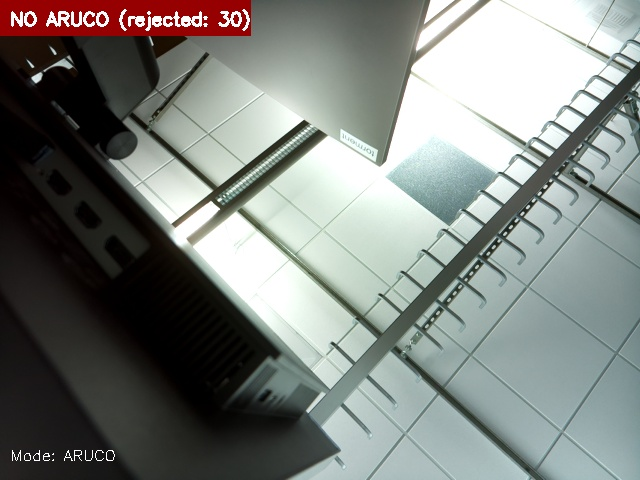
#> input picture test_frame_startup.jpg, 640 x 480 px
$ python -i camera.py   (imports and definitions only)
#> lines starting #> are read from the running program, lines starting #| are printed output that depends on the picture; after the words box and inside, x2 and y2 are one past the last pixel; in counts of white or black regions, pixels touching at a corner belong together
#> further down, picture is the input picture: shape (480, 640, 3); mean B, G, R 125.9, 130, 125.8
# camera.py
import cv2
import numpy as np
import time
from picamera2 import Picamera2

class Camera:
    def __init__(self, width=640, height=480):
        """Initialize the camera and detection settings."""
        self.width = width
        self.height = height
        self.camera = None
        self.running = False
        self.last_frame = None
        self.last_detection = None

        # Detection parameters
        self.threshold_value = 127
        self.min_area = 1000
        self.aspect_ratio_min = 0.8
        self.aspect_ratio_max = 1.2

    # [22 lines left out: functions start, stop, not called in this run]

    # def detect_box(self, frame):
    #     """Detect a box in the given frame."""
    #     # Make a copy for drawing
    #     output_frame = frame.copy()

    #     # Convert to grayscale
    #     gray = cv2.cvtColor(frame, cv2.COLOR_BGR2GRAY)

    #     # Apply thresholding
    #     _, thresh = cv2.threshold(gray, self.threshold_value, 255, cv2.THRESH_BINARY)

    #     # Find contours
    #     contours, _ = cv2.findContours(thresh, cv2.RETR_EXTERNAL, cv2.CHAIN_APPROX_SIMPLE)

    #     # Result variables
    #     found = False
    #     center = None
    #     bbox = None

    #     # Find largest contour
    #     if contours:
    #         largest_contour = max(contours, key=cv2.contourArea)

    #         # Approximate the contour
    #         perimeter = cv2.arcLength(largest_contour, True)
    #         approx = cv2.approxPolyDP(largest_contour, 0.04 * perimeter, True)

    #         # If it has 4 points, it's likely our box
    #         if len(approx) == 4:
    #             # Get coordinates
    #             x, y, w, h = cv2.boundingRect(approx)
    #             area = cv2.contourArea(largest_contour)
    #             aspect_ratio = float(w) / h

    #             # If it meets our criteria
    #             if (self.aspect_ratio_min <= aspect_ratio <= self.aspect_ratio_max and
    #                 area >= self.min_area):

    #                 center = (x + w//2, y + h//2)
    #                 bbox = (x, y, w, h)
    #                 found = True

    #                 # Draw on the output frame
    #                 cv2.drawContours(output_frame, [approx], 0, (0, 255, 0), 3)
    #                 cv2.circle(output_frame, center, 5, (0, 0, 255), -1)
    #                 cv2.putText(output_frame, f"Box: ({center[0]}, {center[1]})",
    #                            (x, y-10), cv2.FONT_HERSHEY_SIMPLEX, 0.5, (0, 0, 255), 2)

    #                 # Save detection info
    #                 self.last_detection = {
    #                     'center': center,
    #                     'bbox': bbox,
    #                     'timestamp': time.time()
    #                 }

    #     # Add debug info to the frame
    #     cv2.putText(output_frame, f"Threshold: {self.threshold_value}", (10, 20),
    #                cv2.FONT_HERSHEY_SIMPLEX, 0.5, (255, 255, 255), 2)

    #     # Overlay threshold image in small corner for debugging
    #     small_thresh = cv2.resize(cv2.cvtColor(thresh, cv2.COLOR_GRAY2BGR),
    #                              (160, 120))
    #     output_frame[10:10+120, output_frame.shape[1]-160-10:output_frame.shape[1]-10] = small_thresh

    #     return found, output_frame, center, bbox

    def detect_box(self, frame):
        """Detect a box in the given frame with enhanced visualization."""
        # Make a copy for drawing
        output_frame = frame.copy()

        # Convert to grayscale
        gray = cv2.cvtColor(frame, cv2.COLOR_BGR2GRAY)
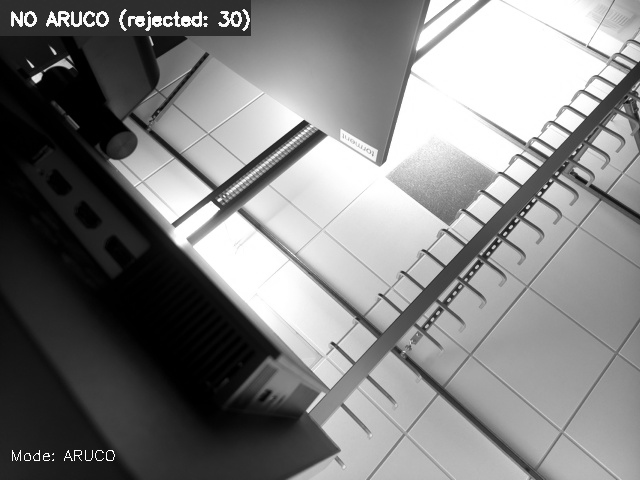
#> gray: shape (480, 640); min 0, max 255, mean 128.3

        # Apply thresholding
        _, thresh = cv2.threshold(gray, self.threshold_value, 255, cv2.THRESH_BINARY)
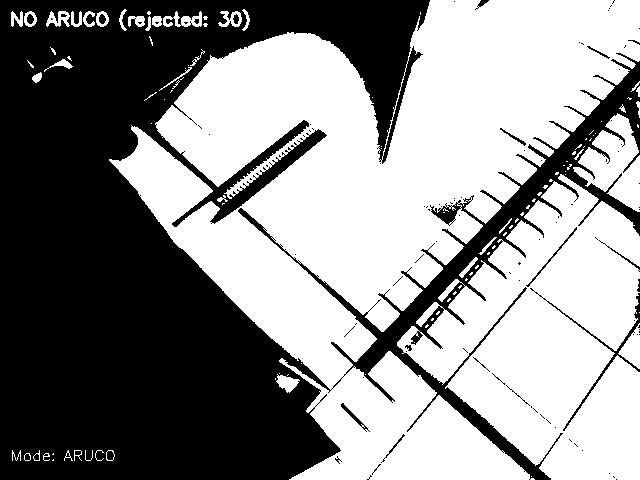
#> thresh: shape (480, 640); 55.1% white; 101 black regions (85 under 20 px)

        # Find contours
        contours, _ = cv2.findContours(thresh, cv2.RETR_EXTERNAL, cv2.CHAIN_APPROX_SIMPLE)
#> contours = 106 contours, 78 with area under 20; largest, box (x1, y1, x2, y2) and area: (109, 0, 640, 480) 117156, (397, 174, 640, 480) 43530, (573, 113, 640, 212) 3316, (618, 323, 640, 369) 464, (163, 11, 202, 27) 270

        # Result variables
        found = False
        center = None
        bbox = None

        # Find largest contour
        if contours:
            largest_contour = max(contours, key=cv2.contourArea)
#> largest_contour = contour of 1865 points, box (x1, y1, x2, y2) (109, 0, 640, 480), area 117156

            # Approximate the contour
            perimeter = cv2.arcLength(largest_contour, True)
#> perimeter = 5130.1
            approx = cv2.approxPolyDP(largest_contour, 0.04 * perimeter, True)
#> approx = [[639, 0], [131, 125], [289, 479]]

            # If it has 4 points, it's likely our box
            if len(approx) == 4:
                # Get coordinates
                x, y, w, h = cv2.boundingRect(approx)
                area = cv2.contourArea(largest_contour)
                aspect_ratio = float(w) / h

                # If it meets our criteria
                if (self.aspect_ratio_min <= aspect_ratio <= self.aspect_ratio_max and
                    area >= self.min_area):

                    center = (x + w//2, y + h//2)
                    bbox = (x, y, w, h)
                    found = True

                    # --- Enhanced visualization starts here ---

                    # 1. Draw the exact contour in green (thin line)
                    cv2.drawContours(output_frame, [approx], 0, (0, 255, 0), 2)

                    # 2. Draw a clear bounding rectangle in blue (thicker line)
                    cv2.rectangle(output_frame, (x, y), (x+w, y+h), (255, 0, 0), 3)

                    # 3. Draw corner markers at each corner of the bounding box
                    corner_size = 10
                    # Top-left
                    cv2.line(output_frame, (x, y), (x + corner_size, y), (0, 255, 255), 3)
                    cv2.line(output_frame, (x, y), (x, y + corner_size), (0, 255, 255), 3)
                    # Top-right
                    cv2.line(output_frame, (x+w, y), (x+w - corner_size, y), (0, 255, 255), 3)
                    cv2.line(output_frame, (x+w, y), (x+w, y + corner_size), (0, 255, 255), 3)
                    # Bottom-left
                    cv2.line(output_frame, (x, y+h), (x + corner_size, y+h), (0, 255, 255), 3)
                    cv2.line(output_frame, (x, y+h), (x, y+h - corner_size), (0, 255, 255), 3)
                    # Bottom-right
                    cv2.line(output_frame, (x+w, y+h), (x+w - corner_size, y+h), (0, 255, 255), 3)
                    cv2.line(output_frame, (x+w, y+h), (x+w, y+h - corner_size), (0, 255, 255), 3)

                    # 4. Draw crosshairs at the center
                    cv2.line(output_frame, (center[0] - 10, center[1]), (center[0] + 10, center[1]), (0, 0, 255), 2)
                    cv2.line(output_frame, (center[0], center[1] - 10), (center[0], center[1] + 10), (0, 0, 255), 2)

                    # 5. Add more informative text
                    # Position text
                    cv2.putText(output_frame, f"Center: ({center[0]}, {center[1]})",
                            (x, y-30), cv2.FONT_HERSHEY_SIMPLEX, 0.6, (0, 0, 255), 2)
                    # Size text
                    cv2.putText(output_frame, f"Size: {w}x{h} px",
                            (x, y-10), cv2.FONT_HERSHEY_SIMPLEX, 0.6, (0, 0, 255), 2)

                    # 6. Add detection status indicator
                    cv2.rectangle(output_frame, (10, 10), (200, 50), (0, 0, 0), -1)  # Black background
                    cv2.putText(output_frame, "BOX DETECTED", (20, 35),
                            cv2.FONT_HERSHEY_SIMPLEX, 0.8, (0, 255, 0), 2)

                    # Save detection info
                    self.last_detection = {
                        'center': center,
                        'bbox': bbox,
                        'size': (w, h),
                        'timestamp': time.time()
                    }

        # If no box was found, add a "no detection" indicator
        if not found:
            cv2.rectangle(output_frame, (10, 10), (250, 50), (0, 0, 0), -1)  # Black background
            cv2.putText(output_frame, "NO BOX DETECTED", (20, 35),
                    cv2.FONT_HERSHEY_SIMPLEX, 0.8, (0, 0, 255), 2)

        # Add debug info to the frame
        cv2.putText(output_frame, f"Threshold: {self.threshold_value}", (10, 70),
                cv2.FONT_HERSHEY_SIMPLEX, 0.5, (255, 255, 255), 2)
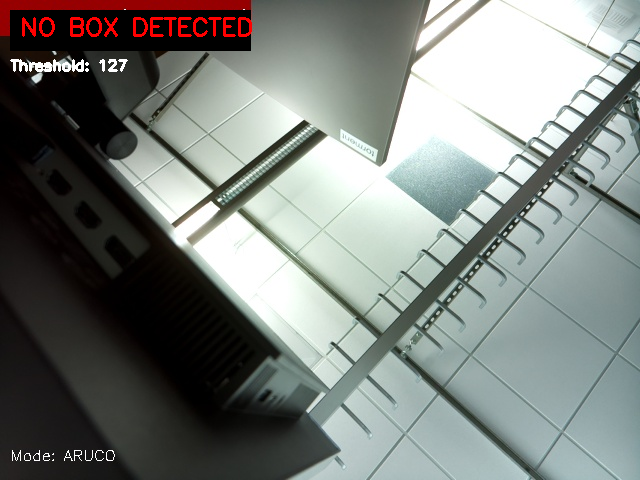
#> output_frame: shape (480, 640, 3); mean B, G, R 124.5, 128.5, 123.6

        # --- Fix for the channel mismatch issue starts here ---
        try:
            # Get output frame dimensions and channels
            output_channels = output_frame.shape[2] if len(output_frame.shape) > 2 else 1
#> output_channels = 3

            # Create an appropriately sized and formatted small threshold image
            small_thresh = cv2.resize(thresh, (160, 120))
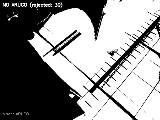
#> small_thresh: shape (120, 160); min 0, max 255, mean 140.4

            # Convert to match output frame channel count
            if output_channels == 3:
                small_thresh_colored = cv2.cvtColor(small_thresh, cv2.COLOR_GRAY2BGR)
            elif output_channels == 4:
                small_thresh_colored = cv2.cvtColor(small_thresh, cv2.COLOR_GRAY2BGRA)
            else:
                # Unexpected channel count, skip overlay
                raise ValueError(f"Unexpected channel count: {output_channels}")

            # Calculate ROI coordinates
            roi_y1, roi_y2 = 10, 10 + small_thresh_colored.shape[0]
#> roi_y1 = 10; roi_y2 = 130
            roi_x1 = output_frame.shape[1] - small_thresh_colored.shape[1] - 10
#> roi_x1 = 470
            roi_x2 = output_frame.shape[1] - 10
#> roi_x2 = 630

            # Create the ROI
            roi = output_frame[roi_y1:roi_y2, roi_x1:roi_x2]
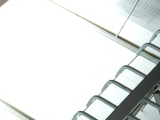
#> roi: shape (120, 160, 3); mean B, G, R 229.6, 230.8, 227.4

            # Verify ROI and overlay have the same shape
            if roi.shape == small_thresh_colored.shape:
                output_frame[roi_y1:roi_y2, roi_x1:roi_x2] = small_thresh_colored
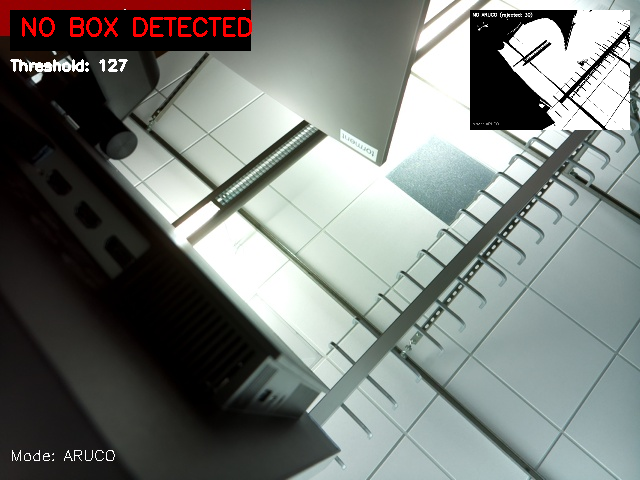
#> output_frame: shape (480, 640, 3); 5.03% of pixels changed, all inside (x1, y1, x2, y2) = (470, 10, 630, 130)
        except Exception as e:
            # If overlay fails, don't crash the whole detection
            print(f"Warning: Could not overlay threshold image: {e}")

        return found, output_frame, center, bbox

    # [37 lines left out: functions get_frame, update_settings, not called in this run]

>>> import cv2
>>> picture = cv2.imread('test_frame_startup.jpg')
>>> result = Camera().detect_box(picture)
